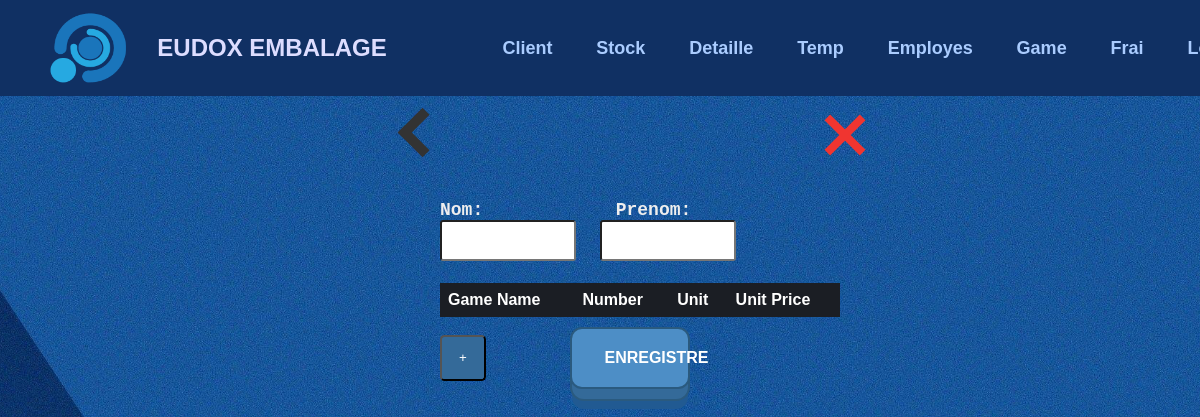
Before: /client/edit/2 with the older database file.
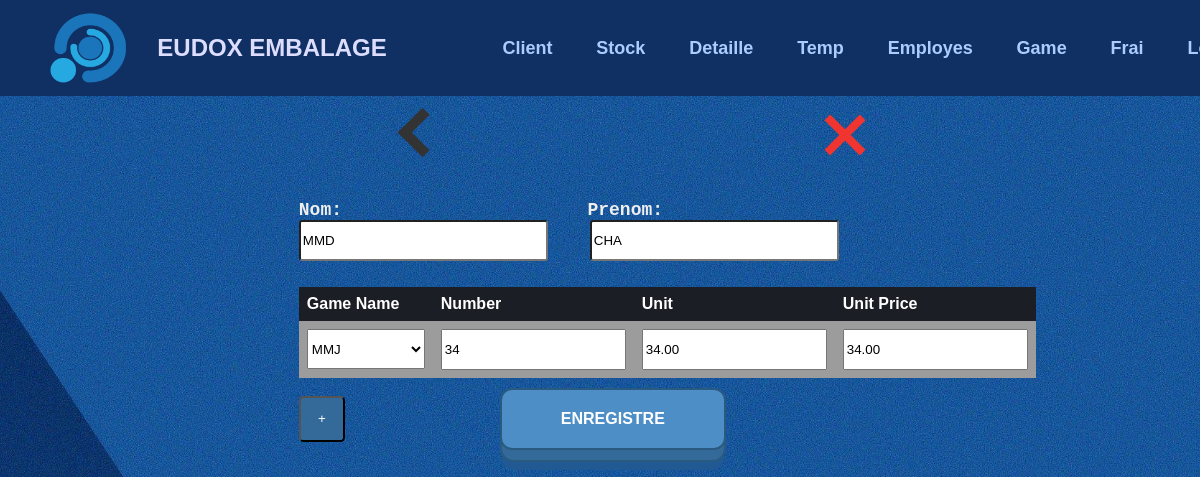
After: the same page with the newer database file.
### tables this page shows
CREATE TABLE client (
        id INTEGER PRIMARY KEY AUTOINCREMENT,
        p_date TEXT NOT NULL,
        first_name TEXT NOT NULL,
        last_name TEXT NOT NULL
    );

CREATE TABLE client_games (
        id INTEGER PRIMARY KEY AUTOINCREMENT,
        client_id INTEGER NOT NULL,
        game_name TEXT NOT NULL,
        number INTEGER NOT NULL,
        unit REAL NOT NULL,
        unit_price REAL NOT NULL,
        FOREIGN KEY (client_id) REFERENCES client(id)
    );

CREATE TABLE game (
        id INTEGER PRIMARY KEY AUTOINCREMENT,
        name TEXT NOT NULL,
        unit REAL NOT NULL,
        unitPrice REAL NOT NULL,
        deleted INTEGER DEFAULT 0 
    );

### app.py (the view, shortened to what this page needs)
@app.route('/client/edit/<int:id>', methods=['POST', 'GET'])
def modify_client(id):
    conn = sqlite3.connect('form_data.db')
    cursor = conn.cursor()
    cursor.execute('SELECT * FROM game WHERE deleted = 0')
    datas = cursor.fetchall()
    games = []
    for data in datas:
        game={
            'id': data[0],
            'game': data[1],
            'unit':f"{data[2]:.2f}",
            'unitp':f"{data[3]:.2f}",
        }
        games.append(game)
    cursor.execute('SELECT game_name, number, unit, unit_price FROM client_games WHERE client_id = ?', (id, ))
    datas = cursor.fetchall()
    lastgames = []
    for data in datas:
        game={
            'name':data[0],
            'number':data[1],
            'unit':f"{data[2]:.2f}",
            'unitp':f"{data[3]:.2f}",
        }
        lastgames.append(game)
    cursor.execute('SELECT first_name, last_name FROM client WHERE id = ?', (id, ))
    fullname = cursor.fetchone()
    return render_template('c_modify.html', games=games, lastgames=enumerate(lastgames), name=fullname, id=id)

### templates/c_modify.html (shortened to what this page needs)
{% extends 'main.html' %}
{% block head %}
<link rel="stylesheet" type="text/css" href="{{ url_for('static', filename='css/form.css') }}">
{% endblock %}
{% block top %}
<a href="/client/edit" id="back"><div class="thick-arrow-left"></div></a>
<a href="/main" id="aclose"><div class="close"></div></a>
{% endblock %}
{% block bot %}
<form id="stockForm" action="/client/edit/{{ id }}" method="post">
  <label class="l-lab" for="firstName">Nom:</label>
  <label class="l-lab" for="lastName">Prenom:</label>
  <br>
  <input id="fn" type="text" class="l-inp" name="firstName" value="{{ name[0] }}" required>
  <input id="ln" type="text" class="l-inp" name="lastName" value="{{ name[1] }}" required>
  <br><br>
  <table id="gameTable">
    <thead>
      <tr>
        <th>Game Name</th>
        <th>Number</th>
        <th>Unit</th>
        <th>Unit Price</th>
      </tr>
    </thead>
    <tbody>
      {% for index, lastG in lastgames %}
        <tr>
          <td>
            <select name="gameName[]" required>
              {% for game in games %}
              <option value="{{game.id}}" {% if lastG.name == game.game %}selected{% endif %}>{{game.game}}</option>
              {% endfor %}
            </select>
          </td>
          <td><input type="number" name="number[]" value="{{ lastG.number }}" required /></td>
          <td><input type="text" pattern="[0-9]+(\.[0-9]+)?" name="unit[]" value="{{ lastG.unit }}" required /></td>
          <td><input type="text" pattern="[0-9]+(\.[0-9]+)?" name="unitPrice[]" value="{{ lastG.unitp }}" required /></td>
          <td>
          </td>
        </tr>
      {% endfor %}
    </tbody>
  </table>
  <button type="button" class="btn" onclick="addRow()">+</button>
  <button type="Submit" id="submitButton" class="button-19 cen">Enregistre</button>
  <br><br><br>
</form>
{% endblock %}

Changed rows visible on the page:
added client: firstName "MMD", lastName "CHA"
added client_games: game_name.name "MMJ", number "34", unit "34.00"
Other visible differences:
new list line: "34.00"
